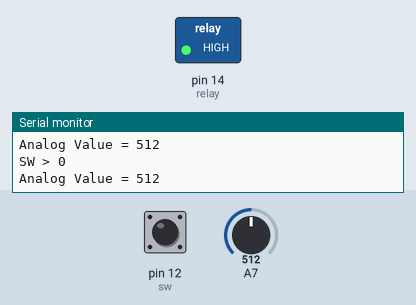
A sketch run on a simulated Arduino Mega 2560, built with avr-gcc and run on an emulated ATmega2560. On the bench: switched loads named in the sketch (green lamp = pin HIGH), the last lines printed to the serial monitor. Dashed ring = blinking. The test bench sets the inputs (shaded band); at power-on: pin 12 (sw) LOW, A7 = 512.

Above: at 1.8 s.
1.9 s: pin 12 (sw) pulled HIGH for 3.2 s
At 3.8 s:
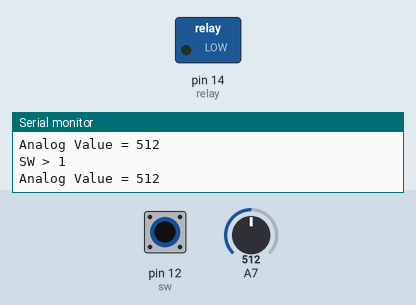
7.5 s: pin 12 (sw) pulled HIGH for 1.2 s
At 10.2 s:
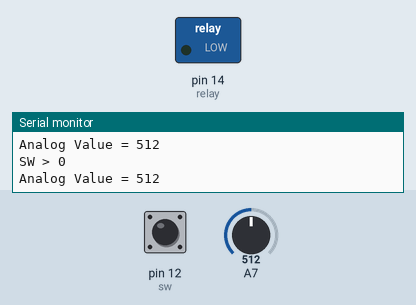
Timing chart, 0 to 11.7 s (numbered marks = the images above; inputs shaded):
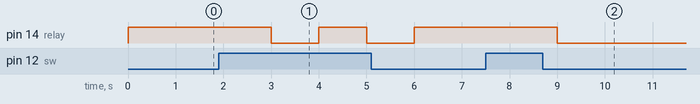

Measured:
- after the input at 1.9 s, pin 14 (relay): alternates HIGH for 1.0 s and LOW for 1.0 s, starting after 1.1 s
- after the input at 7.5 s, pin 14 (relay): HIGH → LOW after 1.5 s

The sketch:

watering_system.ino
```cpp
#define sw 12
#define relay 14
int swstate = 1;
void setup() {
  pinMode(sw,INPUT);
  pinMode(relay,OUTPUT);
  digitalWrite(relay,HIGH);
  Serial.begin(115200);
}

void loop() {
  int data = digitalRead(sw);
  unsigned int val = analogRead(39);
  Serial.print("SW > ");
  Serial.println(data);
  Serial.print("Analog Value = ");
  Serial.println(val);
  delay(1000);
//Manual
  if( data== 1) {
    swstate = !swstate;
   }
    digitalWrite(relay,swstate);
//Automation
  if (val>=2048){
      digitalWrite(relay,LOW);
   }
}
```
